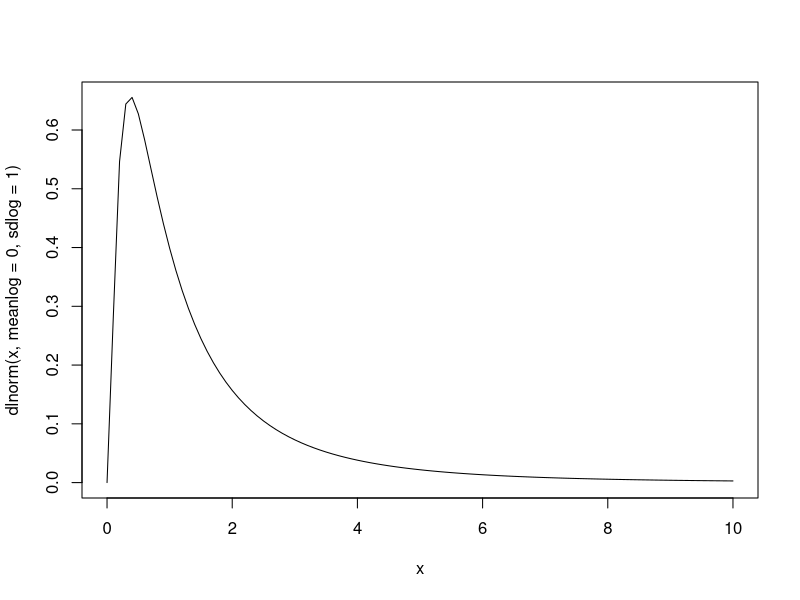
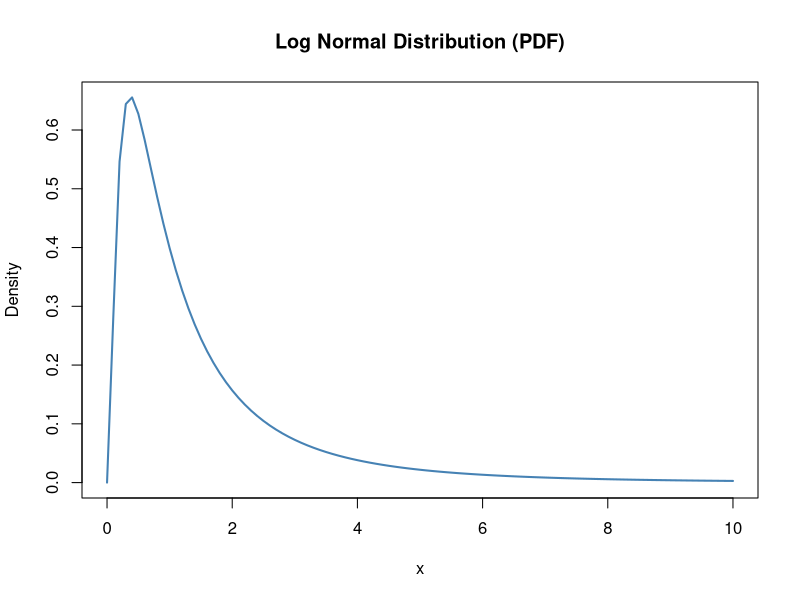
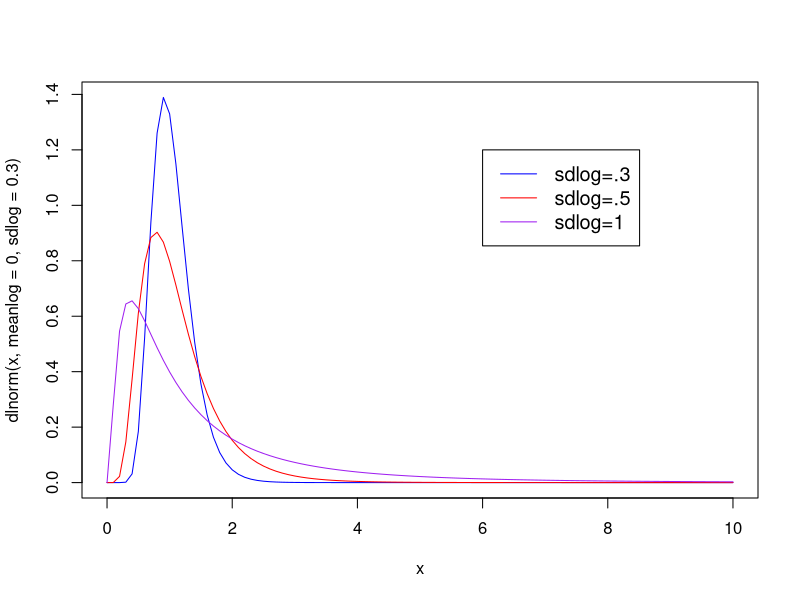

Source code (R) for these figures, in order:
# Lognormal distribution (PDF charts)

curve(dlnorm(x, meanlog=0, sdlog=1), from=0, to=10)


curve(dlnorm(x), from=0, to=10, 
      main = 'Log Normal Distribution (PDF)', #add title
      ylab = 'Density', #change y-axis label
      lwd = 2, #increase line width to 2
      col = 'steelblue') #change line color to steelblue



#create PDF plots
curve(dlnorm(x, meanlog=0, sdlog=.3), from=0, to=10, col='blue')
curve(dlnorm(x, meanlog=0, sdlog=.5), from=0, to=10, col='red', add=TRUE)
curve(dlnorm(x, meanlog=0, sdlog=1), from=0, to=10, col='purple', add=TRUE)

#add legend
legend(6, 1.2, legend=c("sdlog=.3", "sdlog=.5", "sdlog=1"),
       col=c("blue", "red", "purple"), lty=1, cex=1.2)
